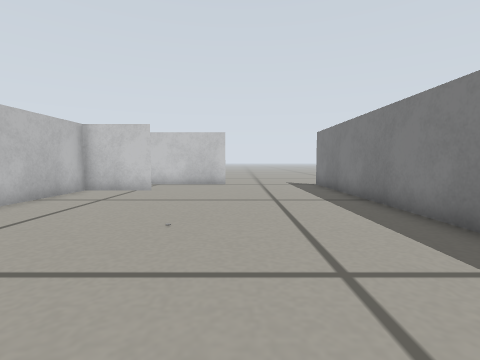
view 1 (above)

16 first-person views from a walk through a world built for the Gazebo simulator. The camera is 0.22 m above the floor, tilts 4° down and sees 85° across. The floor is counted in squares, 0.2 m on a side. Each view is taken from the middle of a square. On the plan, view 1 faces up. The plan holds only what a view shows up to about 12 squares ahead; the rest is blank.

view 2
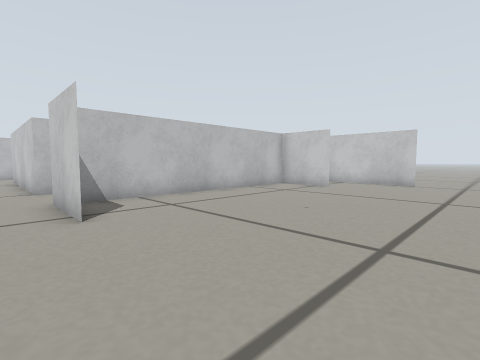

view 3
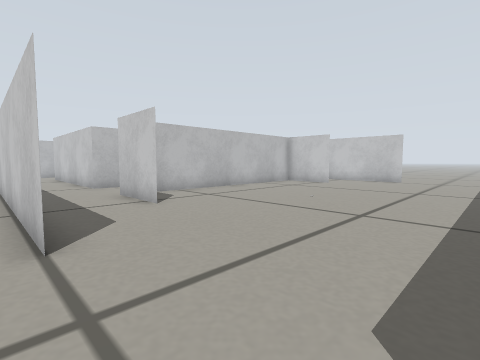

view 4
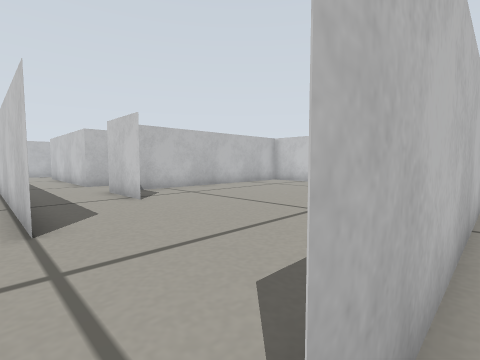

view 5
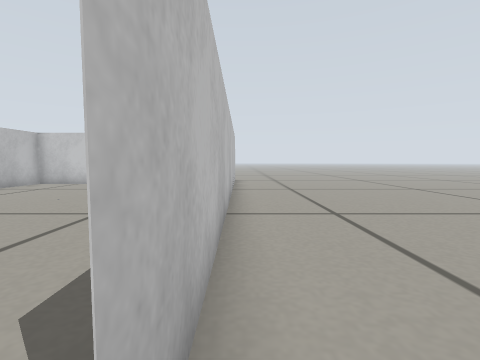

view 6
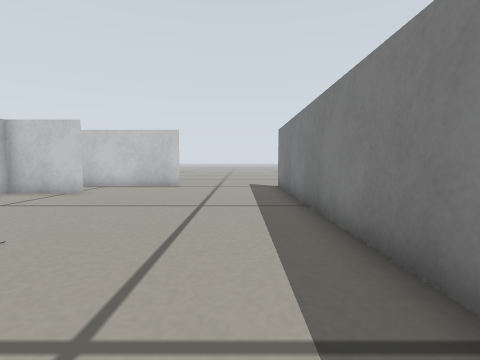

view 7
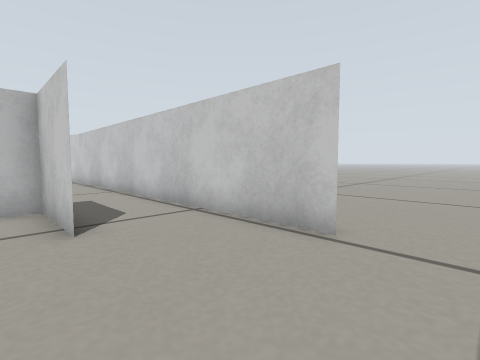

view 8
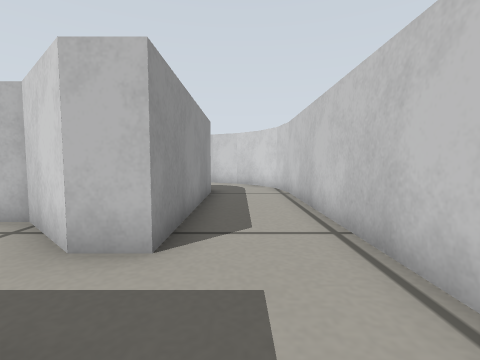

view 9
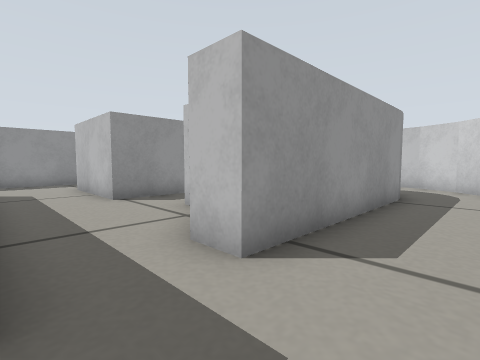

view 10
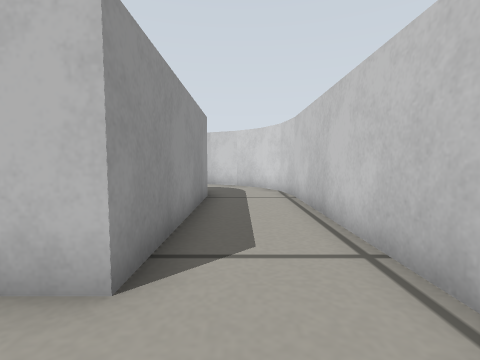

view 11
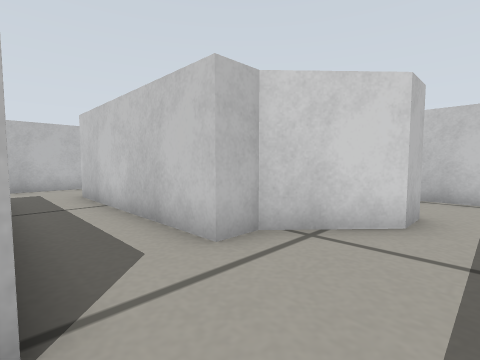

view 12
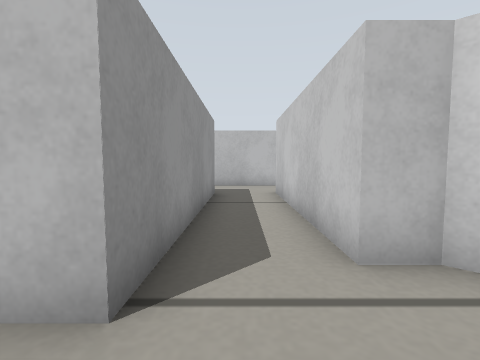

view 13
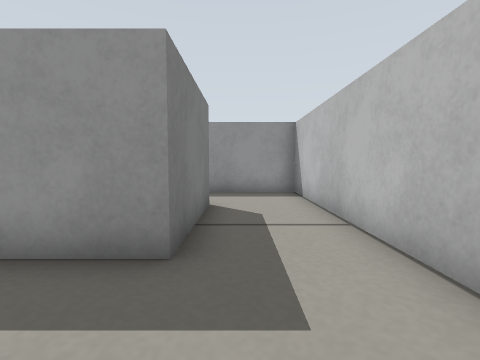

view 14
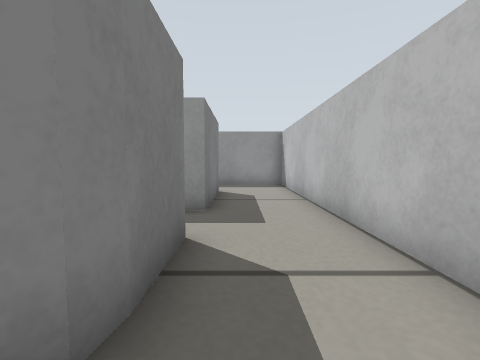

view 15
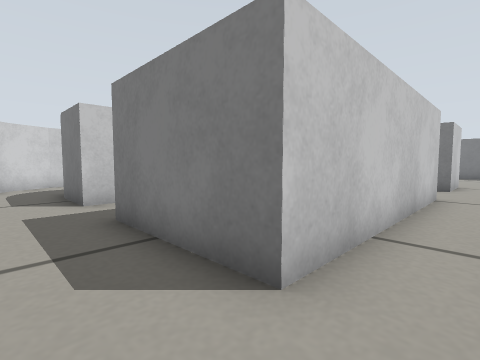

view 16
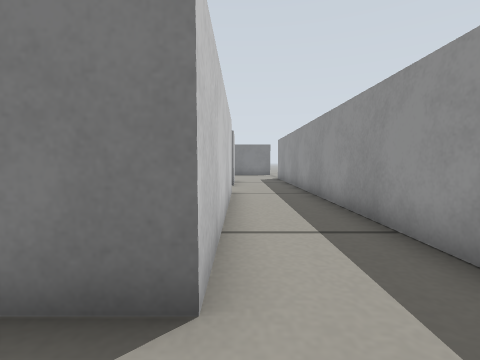

### Floor plan
Points are (right, up) in squares from view 1. A wall is a line through its corners. A room is listed if a view was taken in it or the views show most of it. See-through windows are left out.
Room 1 (views 1, 2, 6, 7, 8, 9, 10, 11, 12, 14)
walls: (-3.2, 9.9) (-5.9, 9.9) (-5.9, 0.9); (-3.2, 0.3) (-5.9, 0.3) (-5.9, 0.8); (-8.7, 4.1) (-8.7, 0.3); (3.7, 8.2) (3.7, -2.5); (-0.6, 12.7) (-14.5, 12.7); (3.7, 2.7) (3.7, 12.2); (-8.5, -2.5) (-6, -2.5); (-14.5, 10) (-8.1, 10) (-8.1, 8.9) (-9.7, 7.2) (-9.7, 6.3); (-15.1, 9.9) (-14.3, 10); (-14.4, 12.8) (-15.8, 12.5) (-17.2, 11.8) (-18.1, 10.8)
ways out: opening at (2.5, -2) to room 2; opening at (-17, 9) to room 3; opening at (-10, 5) to room 3; opening at (-9, -1) to room 3; opening at (2.5, 13)
Room 2 (views 3, 4, 5)
walls: (-0.6, -2.5) (-9, -2.5)
ways out: opening at (2.5, -2) to room 1
Room 3 (views 13, 15, 16)
walls: (-16.2, 8.1) (-16.1, 8.7); (-19, 8) (-19, -2.5) (-8.5, -2.5); (-18.1, 10.8) (-18.8, 9.6) (-18.9, 8.9); (-9.7, 6.3) (-16.2, 6.3) (-16.2, 8.3); (-8.7, 0.3) (-16.2, 0.3) (-16.2, 4.1) (-8.7, 4.1)
ways out: opening at (-17, 9) to room 1; opening at (-10, 5) to room 1; opening at (-9, -1) to room 1

Where each view was taken, in squares from view 1:
view 1: 0 up, 0 right, facing up
view 2: 1 down, 2 right, facing up-left
view 3: 3 down, 3 right, facing up-left
view 4: 3 down, 4 right, facing up-left
view 5: 3 down, 4 right, facing up
view 6: 1 up, 2 right, facing up
view 7: 9 up, 1 right, facing up-left
view 8: 11 up, 5 left, facing left
view 9: 12 up, 6 left, facing down-left
view 10: 11 up, 6 left, facing left
view 11: 4 up, 7 left, facing up-left
view 12: 5 up, 7 left, facing left
view 13: 7 up, 17 left, facing down
view 14: 10 up, 17 left, facing down
view 15: 1 down, 18 left, facing up-right
view 16: 0 up, 18 left, facing right
